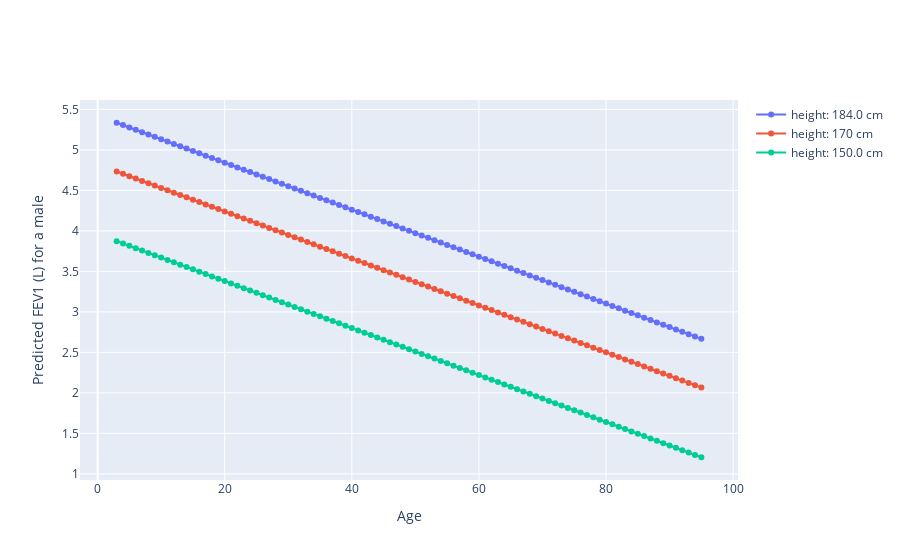

Notebook code for this chart:
### Markdown cell above
## Calc Predicted FEV1 (linear model)

### Code cell
# Use Calc Age instead of Age
df["Age"] = df["Calc Age"]

print(df.Age.describe())
print(df.Height.describe())
print(df.Weight.describe())

# Create data frame with age from 1 to 100
df_age = pd.DataFrame({"Age": range(3, 96)})

# Get 5th largest value of height
height_high = df.Height.nlargest(5).iloc[-1]

# Compute Predicted FEV1 based on Age, Height and Weight
pred_fev1_male_high = "Predicted FEV1 (male, height: {} cm)".format(height_high)
df_age[pred_fev1_male_high] = df_age.apply(
    lambda row: pred_fev1.calc_predicted_FEV1_linear(height_high, row.Age, "Male")[
        "Predicted FEV1"
    ],
    axis=1,
)

# Get 5th largest value of height
height_med = 170

# Compute Predicted FEV1 based on Age, Height and Weight
pred_fev1_male_med = "Predicted FEV1 (male, height: {} cm)".format(height_med)
df_age[pred_fev1_male_med] = df_age.apply(
    lambda row: pred_fev1.calc_predicted_FEV1_linear(height_med, row.Age, "Male")[
        "Predicted FEV1"
    ],
    axis=1,
)

# Get 5th smallest value of height
height_low = df.Height.nsmallest(5).iloc[-1]

# Compute Predicted FEV1 based on Age, Height and Weight
pred_fev1_male_low = "Predicted FEV1 (male, height: {} cm)".format(height_low)
df_age[pred_fev1_male_low] = df_age.apply(
    lambda row: pred_fev1.calc_predicted_FEV1_linear(height_low, row.Age, "Male")[
        "Predicted FEV1"
    ],
    axis=1,
)

# PLot Predicted FEV1
fig = go.Figure()
fig.add_trace(
    go.Scatter(
        x=df_age["Age"],
        y=df_age[pred_fev1_male_high],
        mode="markers+lines",
        name="height: {} cm".format(height_high),
    )
)
# Add line for predicted FEV1 based on height_low
fig.add_trace(
    go.Scatter(
        x=df_age["Age"],
        y=df_age[pred_fev1_male_med],
        mode="markers+lines",
        name="height: {} cm".format(height_med),
    )
)
fig.add_trace(
    go.Scatter(
        x=df_age["Age"],
        y=df_age[pred_fev1_male_low],
        mode="markers+lines",
        name="height: {} cm".format(height_low),
    )
)
fig.update_layout(
    xaxis_title="Age",
    yaxis_title="Predicted FEV1 (L) for a male",
)
fig.show()

### Figure 1 — Plotly figure (JSON) as saved in the notebook; plotly's stock layout.template omitted (floating-point values rounded to 4 significant figures)
{"data": [{"mode": "markers+lines", "name": "height: 184.0 cm", "type": "scatter", "x": [3, 4, 5, 6, 7, 8, 9, 10, 11, 12, 13, 14, 15, 16, 17, 18, 19, 20, 21, 22, 23, 24, 25, 26, 27, 28, 29, 30, 31, 32, 33, 34, 35, 36, 37, 38, 39, 40, 41, 42, 43, 44, 45, 46, 47, 48, 49, 50, 51, 52, 53, 54, 55, 56, 57, 58, 59, 60, 61, 62, 63, 64, 65, 66, 67, 68, 69, 70, 71, 72, 73, 74, 75, 76, 77, 78, 79, 80, 81, 82, 83, 84, 85, 86, 87, 88, 89, 90, 91, 92, 93, 94, 95], "y": [5.335, 5.306, 5.277, 5.248, 5.219, 5.19, 5.161, 5.132, 5.103, 5.074, 5.045, 5.016, 4.987, 4.958, 4.929, 4.9, 4.871, 4.842, 4.813, 4.784, 4.755, 4.726, 4.697, 4.668, 4.639, 4.61, 4.581, 4.552, 4.523, 4.494, 4.465, 4.436, 4.407, 4.378, 4.349, 4.32, 4.291, 4.262, 4.233, 4.204, 4.175, 4.146, 4.117, 4.088, 4.059, 4.03, 4.001, 3.972, 3.943, 3.914, 3.885, 3.856, 3.827, 3.798, 3.769, 3.74, 3.711, 3.682, 3.653, 3.624, 3.595, 3.566, 3.537, 3.508, 3.479, 3.45, 3.421, 3.392, 3.363, 3.334, 3.305, 3.276, 3.247, 3.218, 3.189, 3.16, 3.131, 3.102, 3.073, 3.044, 3.015, 2.986, 2.957, 2.928, 2.899, 2.87, 2.841, 2.812, 2.783, 2.754, 2.725, 2.696, 2.667]}, {"mode": "markers+lines", "name": "height: 170 cm", "type": "scatter", "x": [3, 4, 5, 6, 7, 8, 9, 10, 11, 12, 13, 14, 15, 16, 17, 18, 19, 20, 21, 22, 23, 24, 25, 26, 27, 28, 29, 30, 31, 32, 33, 34, 35, 36, 37, 38, 39, 40, 41, 42, 43, 44, 45, 46, 47, 48, 49, 50, 51, 52, 53, 54, 55, 56, 57, 58, 59, 60, 61, 62, 63, 64, 65, 66, 67, 68, 69, 70, 71, 72, 73, 74, 75, 76, 77, 78, 79, 80, 81, 82, 83, 84, 85, 86, 87, 88, 89, 90, 91, 92, 93, 94, 95], "y": [4.733, 4.704, 4.675, 4.646, 4.617, 4.588, 4.559, 4.53, 4.501, 4.472, 4.443, 4.414, 4.385, 4.356, 4.327, 4.298, 4.269, 4.24, 4.211, 4.182, 4.153, 4.124, 4.095, 4.066, 4.037, 4.008, 3.979, 3.95, 3.921, 3.892, 3.863, 3.834, 3.805, 3.776, 3.747, 3.718, 3.689, 3.66, 3.631, 3.602, 3.573, 3.544, 3.515, 3.486, 3.457, 3.428, 3.399, 3.37, 3.341, 3.312, 3.283, 3.254, 3.225, 3.196, 3.167, 3.138, 3.109, 3.08, 3.051, 3.022, 2.993, 2.964, 2.935, 2.906, 2.877, 2.848, 2.819, 2.79, 2.761, 2.732, 2.703, 2.674, 2.645, 2.616, 2.587, 2.558, 2.529, 2.5, 2.471, 2.442, 2.413, 2.384, 2.355, 2.326, 2.297, 2.268, 2.239, 2.21, 2.181, 2.152, 2.123, 2.094, 2.065]}, {"mode": "markers+lines", "name": "height: 150.0 cm", "type": "scatter", "x": [3, 4, 5, 6, 7, 8, 9, 10, 11, 12, 13, 14, 15, 16, 17, 18, 19, 20, 21, 22, 23, 24, 25, 26, 27, 28, 29, 30, 31, 32, 33, 34, 35, 36, 37, 38, 39, 40, 41, 42, 43, 44, 45, 46, 47, 48, 49, 50, 51, 52, 53, 54, 55, 56, 57, 58, 59, 60, 61, 62, 63, 64, 65, 66, 67, 68, 69, 70, 71, 72, 73, 74, 75, 76, 77, 78, 79, 80, 81, 82, 83, 84, 85, 86, 87, 88, 89, 90, 91, 92, 93, 94, 95], "y": [3.873, 3.844, 3.815, 3.786, 3.757, 3.728, 3.699, 3.67, 3.641, 3.612, 3.583, 3.554, 3.525, 3.496, 3.467, 3.438, 3.409, 3.38, 3.351, 3.322, 3.293, 3.264, 3.235, 3.206, 3.177, 3.148, 3.119, 3.09, 3.061, 3.032, 3.003, 2.974, 2.945, 2.916, 2.887, 2.858, 2.829, 2.8, 2.771, 2.742, 2.713, 2.684, 2.655, 2.626, 2.597, 2.568, 2.539, 2.51, 2.481, 2.452, 2.423, 2.394, 2.365, 2.336, 2.307, 2.278, 2.249, 2.22, 2.191, 2.162, 2.133, 2.104, 2.075, 2.046, 2.017, 1.988, 1.959, 1.93, 1.901, 1.872, 1.843, 1.814, 1.785, 1.756, 1.727, 1.698, 1.669, 1.64, 1.611, 1.582, 1.553, 1.524, 1.495, 1.466, 1.437, 1.408, 1.379, 1.35, 1.321, 1.292, 1.263, 1.234, 1.205]}], "layout": {"xaxis": {"title": {"text": "Age"}}, "yaxis": {"title": {"text": "Predicted FEV1 (L) for a male"}}}}
